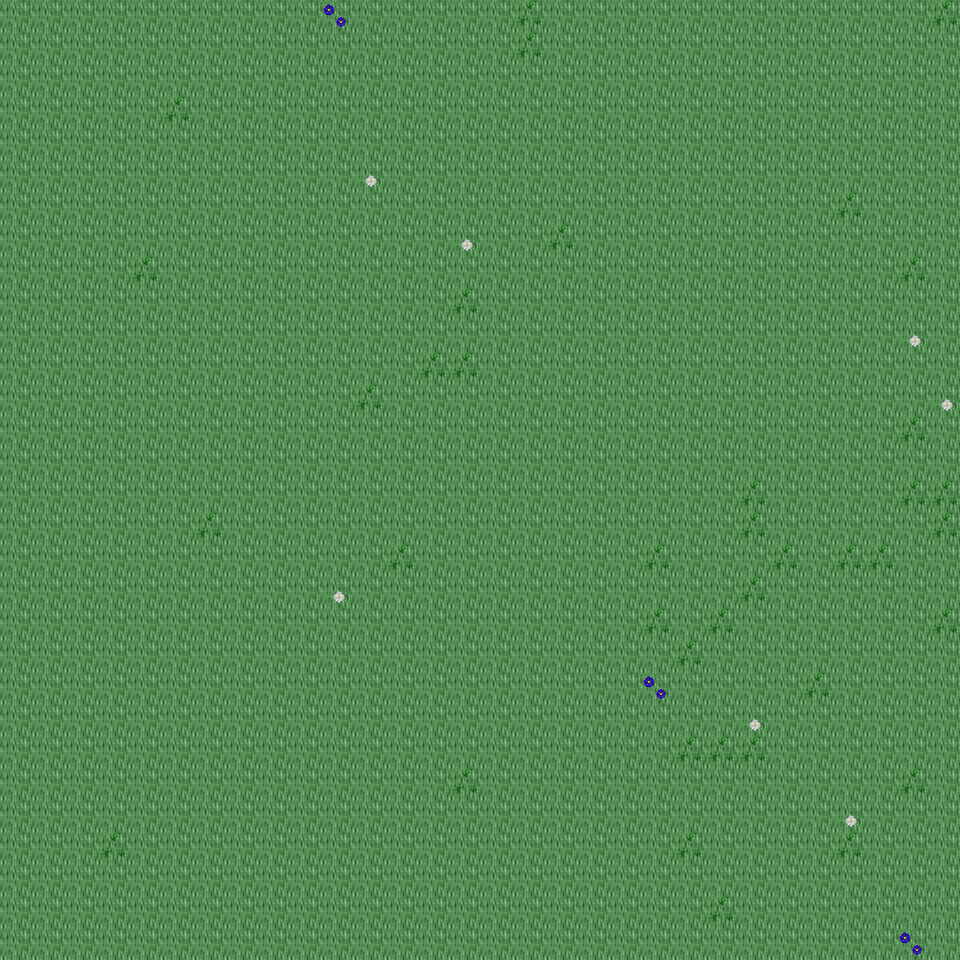

The image is a tile-based game level rendered from a .tmx file. Its description and source (layers, tilesets, objects; grid data summarised) follow:
An orthogonal 30x30 tile map with 32x32 px tiles, 6 tile layers (Ground, Object, Object2, Above, ...), 25 tilesets and 3 objects (3x mapExit).

<map version="1.0" orientation="orthogonal" renderorder="right-down" width="30" height="30" tilewidth="32" tileheight="32" nextobjectid="4">
  <tileset firstgid="1" name="tileset_ground_ground" tilewidth="32" tileheight="32" tilecount="33" columns="3">
    <image source="../drawable/tileset_ground_ground.png" width="96" height="352" />
  </tileset>
  <tileset firstgid="34" name="tileset_ground_grass_edges" tilewidth="32" tileheight="32" tilecount="36" columns="12">
    <image source="../drawable/tileset_ground_grass_edges.png" width="384" height="96" />
  </tileset>
  <tileset firstgid="70" name="tileset_ground_ridge_earth_dark" tilewidth="32" tileheight="32" tilecount="96" columns="12">
    <image source="../drawable/tileset_ground_ridge_earth_dark.png" width="384" height="256" />
  </tileset>
  <tileset firstgid="166" name="tileset_plant_flower_daisy_white" tilewidth="32" tileheight="32" tilecount="8" columns="2">
    <image source="../drawable/tileset_plant_flower_daisy_white.png" width="64" height="128" />
  </tileset>
  <tileset firstgid="174" name="tileset_plant_grasses" tilewidth="32" tileheight="32" tilecount="6" columns="3">
    <image source="../drawable/tileset_plant_grasses.png" width="96" height="64" />
  </tileset>
  <tileset firstgid="180" name="tileset_ground_rock_pebbles" tilewidth="32" tileheight="32" tilecount="3" columns="1">
    <image source="../drawable/tileset_ground_rock_pebbles.png" width="32" height="96" />
  </tileset>
  <tileset firstgid="183" name="tileset_plant_flower_daisy_blue" tilewidth="32" tileheight="32" tilecount="8" columns="2">
    <image source="../drawable/tileset_plant_flower_daisy_blue.png" width="64" height="128" />
  </tileset>
  <tileset firstgid="191" name="tileset_ground_ladder_vertical_dark" tilewidth="32" tileheight="32" tilecount="3" columns="3">
    <image source="../drawable/tileset_ground_ladder_vertical_dark.png" width="96" height="32" />
  </tileset>
  <tileset firstgid="194" name="tileset_item_corpse_huge_animal" tilewidth="32" tileheight="32" tilecount="16" columns="2">
    <image source="../drawable/tileset_item_corpse_huge_animal.png" width="64" height="256" />
  </tileset>
  <tileset firstgid="210" name="tileset_ground_ladder_steps" tilewidth="32" tileheight="32" tilecount="6" columns="3">
    <image source="../drawable/tileset_ground_ladder_steps.png" width="96" height="64" />
  </tileset>
  <tileset firstgid="216" name="tileset_logic_creature_rodent" tilewidth="32" tileheight="32" tilecount="8" columns="8">
    <image source="../drawable/tileset_logic_creature_rodent.png" width="256" height="32" />
  </tileset>
  <tileset firstgid="224" name="tileset_logic_creature_animal" tilewidth="32" tileheight="32" tilecount="32" columns="8">
    <image source="../drawable/tileset_logic_creature_animal.png" width="256" height="128" />
  </tileset>
  <tileset firstgid="256" name="tileset_logic_portal" tilewidth="32" tileheight="32" tilecount="24" columns="8">
    <image source="../drawable/tileset_logic_portal.png" width="256" height="96" />
  </tileset>
  <tileset firstgid="280" name="tileset_logic_creature_orc" tilewidth="32" tileheight="32" tilecount="5" columns="5">
    <image source="../drawable/tileset_logic_creature_orc.png" width="192" height="32" />
  </tileset>
  <tileset firstgid="285" name="tileset_logic_collision" tilewidth="32" tileheight="32" tilecount="1" columns="1">
    <image source="../drawable/tileset_logic_collision.png" width="32" height="32" />
  </tileset>
  <tileset firstgid="286" name="tileset_ground_green_paving" tilewidth="32" tileheight="32" tilecount="18" columns="3">
    <image source="../drawable/tileset_ground_green_paving.png" width="96" height="192" />
  </tileset>
  <tileset firstgid="304" name="tileset_logic_protection" tilewidth="32" tileheight="32" tilecount="2" columns="2">
    <image source="../drawable/tileset_logic_protection.png" width="64" height="32" />
  </tileset>
  <tileset firstgid="306" name="tileset_ground_earth_edges" tilewidth="32" tileheight="32" tilecount="18" columns="6">
    <image source="../drawable/tileset_ground_earth_edges.png" width="192" height="96" />
  </tileset>
  <tileset firstgid="324" name="tileset_ground_grass_corners" tilewidth="32" tileheight="32" tilecount="24" columns="6">
    <image source="../drawable/tileset_ground_grass_corners.png" width="192" height="128" />
  </tileset>
  <tileset firstgid="348" name="tileset_plant_tree_tree_darkgreen" tilewidth="32" tileheight="32" tilecount="88" columns="8">
    <image source="../drawable/tileset_plant_tree_tree_darkgreen.png" width="256" height="352" />
  </tileset>
  <tileset firstgid="436" name="tileset_plant_tree_evergreen" tilewidth="32" tileheight="32" tilecount="36" columns="3">
    <image source="../drawable/tileset_plant_tree_evergreen.png" width="96" height="384" />
  </tileset>
  <tileset firstgid="472" name="tileset_building_decoration_rocks" tilewidth="32" tileheight="32" tilecount="6" columns="3">
    <image source="../drawable/tileset_building_decoration_rocks.png" width="96" height="64" />
  </tileset>
  <tileset firstgid="478" name="tileset_plant_bush_bushes" tilewidth="32" tileheight="32" tilecount="10" columns="5">
    <image source="../drawable/tileset_plant_bush_bushes.png" width="160" height="64" />
  </tileset>
  <tileset firstgid="488" name="tileset_plant_bush_various_small" tilewidth="32" tileheight="32" tilecount="9" columns="3">
    <image source="../drawable/tileset_plant_bush_various_small.png" width="96" height="96" />
  </tileset>
  <tileset firstgid="497" name="tileset_ground_dry_grass" tilewidth="32" tileheight="32" tilecount="54" columns="9">
    <image source="../drawable/tileset_ground_dry_grass.png" width="288" height="192" />
  </tileset>
  <layer name="Ground" width="30" height="30">
    <data>[900 cells, 900 non-empty, 1 distinct tile ids]</data>
  </layer>
  <layer name="Object" width="30" height="30">
    <data>[900 cells, 49 non-empty, 3 distinct tile ids]</data>
  </layer>
  <layer name="Object2" width="30" height="30">
    <data>[900 cells, 0 non-empty, 0 distinct tile ids]</data>
  </layer>
  <layer name="Above" width="30" height="30">
    <data>[900 cells, 0 non-empty, 0 distinct tile ids]</data>
  </layer>
  <layer name="Above2" width="30" height="30">
    <data>[900 cells, 0 non-empty, 0 distinct tile ids]</data>
  </layer>
  <layer name="Walkable" width="30" height="30">
    <data>[900 cells, 0 non-empty, 0 distinct tile ids]</data>
  </layer>
  <objectgroup name="MapEvents">
    <object id="1" name="north" type="mapExit" x="0" y="0" width="960" height="32">
      <properties>
        <property name="map" value="level_0_x170_y27" />
        <property name="x" value="0" />
        <property name="y" value="28" />
      </properties>
    </object>
    <object id="2" name="south" type="mapExit" x="0" y="928" width="960" height="32">
      <properties>
        <property name="map" value="level_0_x170_y29" />
        <property name="x" value="0" />
        <property name="y" value="1" />
      </properties>
    </object>
    <object id="3" name="east" type="mapExit" x="928" y="0" width="32" height="960">
      <properties>
        <property name="map" value="level_0_x171_y28" />
        <property name="x" value="1" />
        <property name="y" value="0" />
      </properties>
    </object>
  </objectgroup>
</map>
